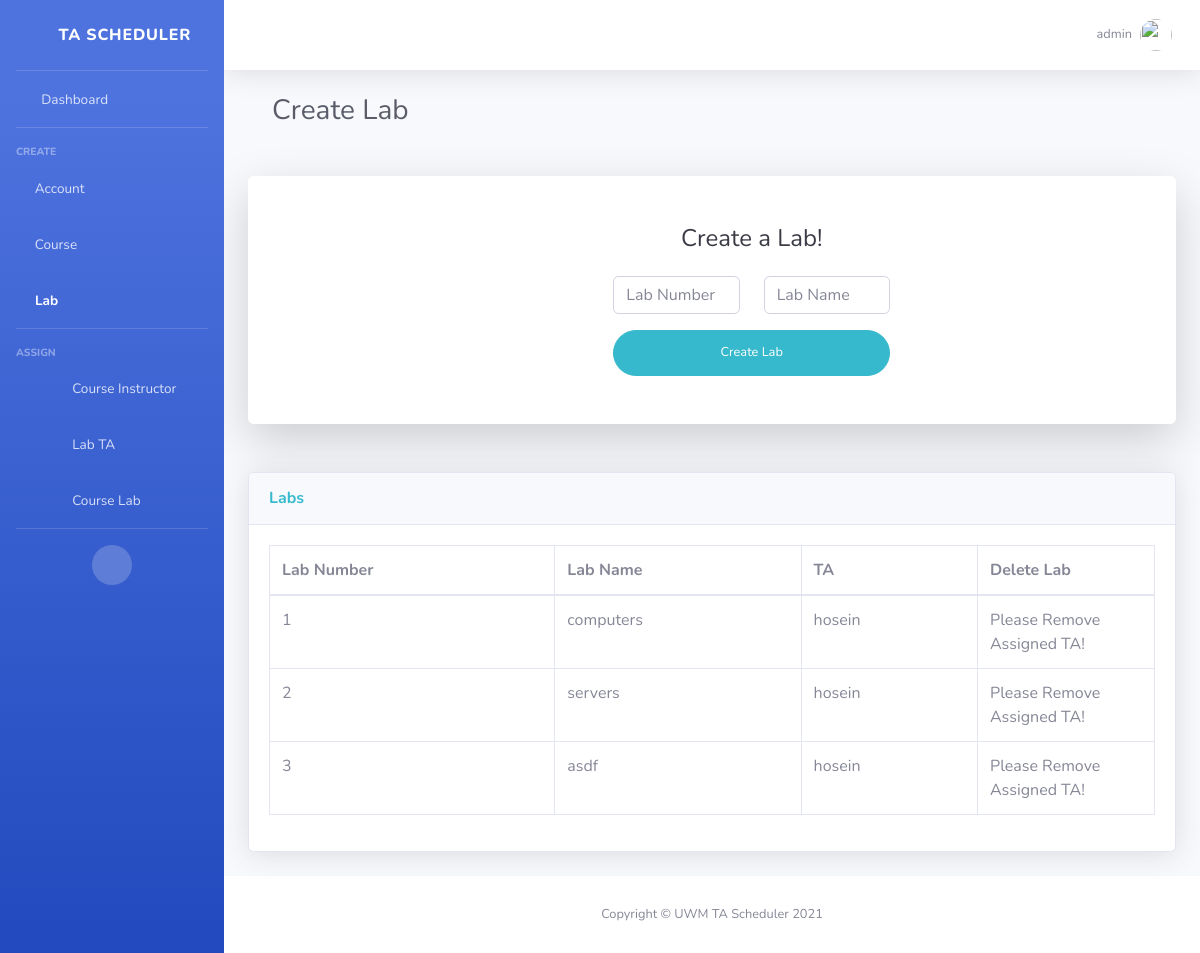
Page /create-lab/ (signed in) on the earlier database version.
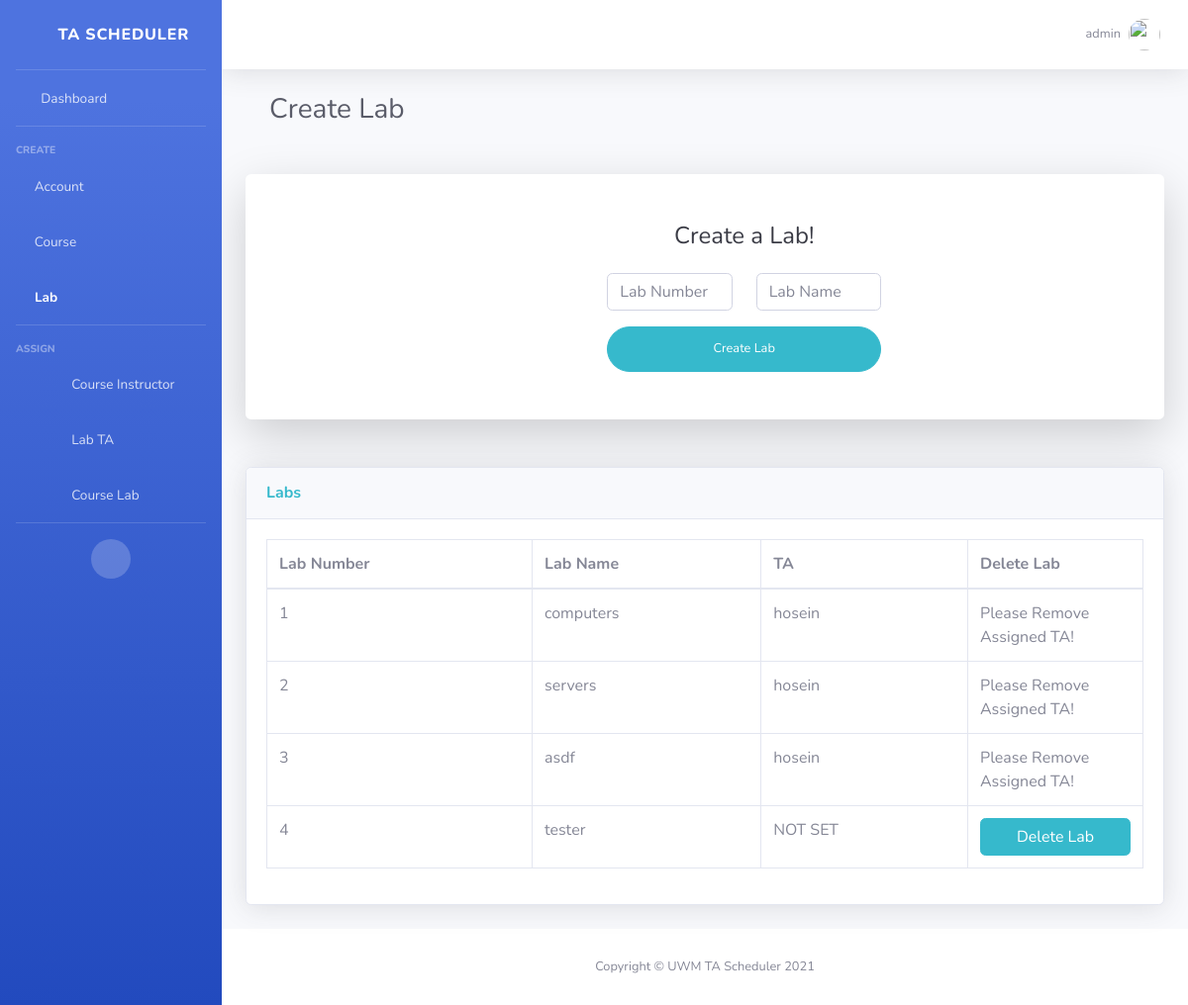
Same page on the later database version.
### TA_Scheduler/models.py (models this page shows)
class myLab(models.Model):
    labName = models.CharField(max_length=20)
    labNumber = models.IntegerField()
    taUserName = models.CharField(max_length=40)

### TA_Scheduler/views.py (the view, shortened to what this page needs)
# urls.py: path('create-lab/', CreateLab.as_view()),
class CreateLab(View):
    def get(self,request):
        userName = request.session["userName"]
        if(verifyLogin.verifyLogin(userName, request) == False):
            return render(request, "logout.html", {})
        lab_list = list(myLab.objects.values_list("labNumber", "labName", "taUserName"))
        if (request.session["userType"] == "Administrator"):
            return render(request,"create-lab.html",{"lab_list":lab_list, "userName":userName, "errorMessage":""})
        else:
            request.session["error"] = "Unauthorized!"
            return redirect("/home/")

### TA_Scheduler/verifyLogin.py (called while the page is built)
    def verifyLogin(userName, request):
        userFound = list(myAccount.objects.filter(userName=userName))
        if(len(userFound) == 0):
            auth_logout(request)
            return False
        return True

### templates/create-lab.html (shortened to what the changed rows need)
{% load static %}
<!DOCTYPE html>
<html lang="en">
<head>
    <link href="{% static '/vendor/fontawesome-free/css/all.min.css' %}" rel="stylesheet" type="text/css">
    <link href="{% static '/css/sb-admin-2.min.css' %}" rel="stylesheet">
    <link href="{% static '/vendor/datatables/dataTables.bootstrap4.min.css' %}" rel="stylesheet">
</head>
<body id="page-top">
<div id="wrapper">
    <div id="content-wrapper" class="d-flex flex-column">
        <div id="content">
            <div class="container-fluid">
                <div class="container-fluid">
                    <h1 class="h3 mb-4 text-gray-800">Create Lab</h1>
                </div>
                <div class="card o-hidden border-0 shadow-lg my-5">
                    <div class="card-body p-0">
                        <div class="row">
                            <div class="col-lg-5">
                                <div class="p-5">
                                    <div class="text-center">
                                        <h1 class="h4 text-gray-900 mb-4">Create a Lab!</h1>
                                    </div>
                                </div>
                            </div>
                        </div>
                    </div>
                </div>
                <div class="card shadow mb-4">
                    <div class="card-body">
                        <div class="table-responsive">
                            <table class="table table-bordered" id="labData" width="100%" cellspacing="0">
                                <thead>
                                <tr>
                                    <th>Lab Number</th>
                                    <th>Lab Name</th>
                                    <th>TA</th>
                                    <th style="width: 20%;">Delete Lab</th>
                                </tr>
                                </thead>
                                <tbody>
                                {% for i in lab_list %}
                                    <tr>
                                        <td>{{ i.0 }}</td>
                                        <td>{{ i.1 }}</td>
                                        <td>{{ i.2 }}</td>
                                        <td>
                                            {% if i.2 == "NOT SET" %}
                                                <form action="/delete-lab/" method="post">{% csrf_token %}
                                                    <button type="submit" class="btn btn-info btn-user btn-block"
                                                            name="deleteLab" value="{{ i.0 }}">Delete Lab
                                                    </button>
                                                </form>
                                            {% else %}
                                               Please Remove Assigned TA!
                                            {% endif %}
                                        </td>
                                    </tr>
                                {% endfor %}
                                </tbody>
                            </table>
                        </div>
                    </div>
                </div>
            </div>
        </div>
    </div>
</div>
</body>
</html>

Differences in the rows shown:
added myLab: labNumber "4", labName "tester", taUserName "NOT SET"
